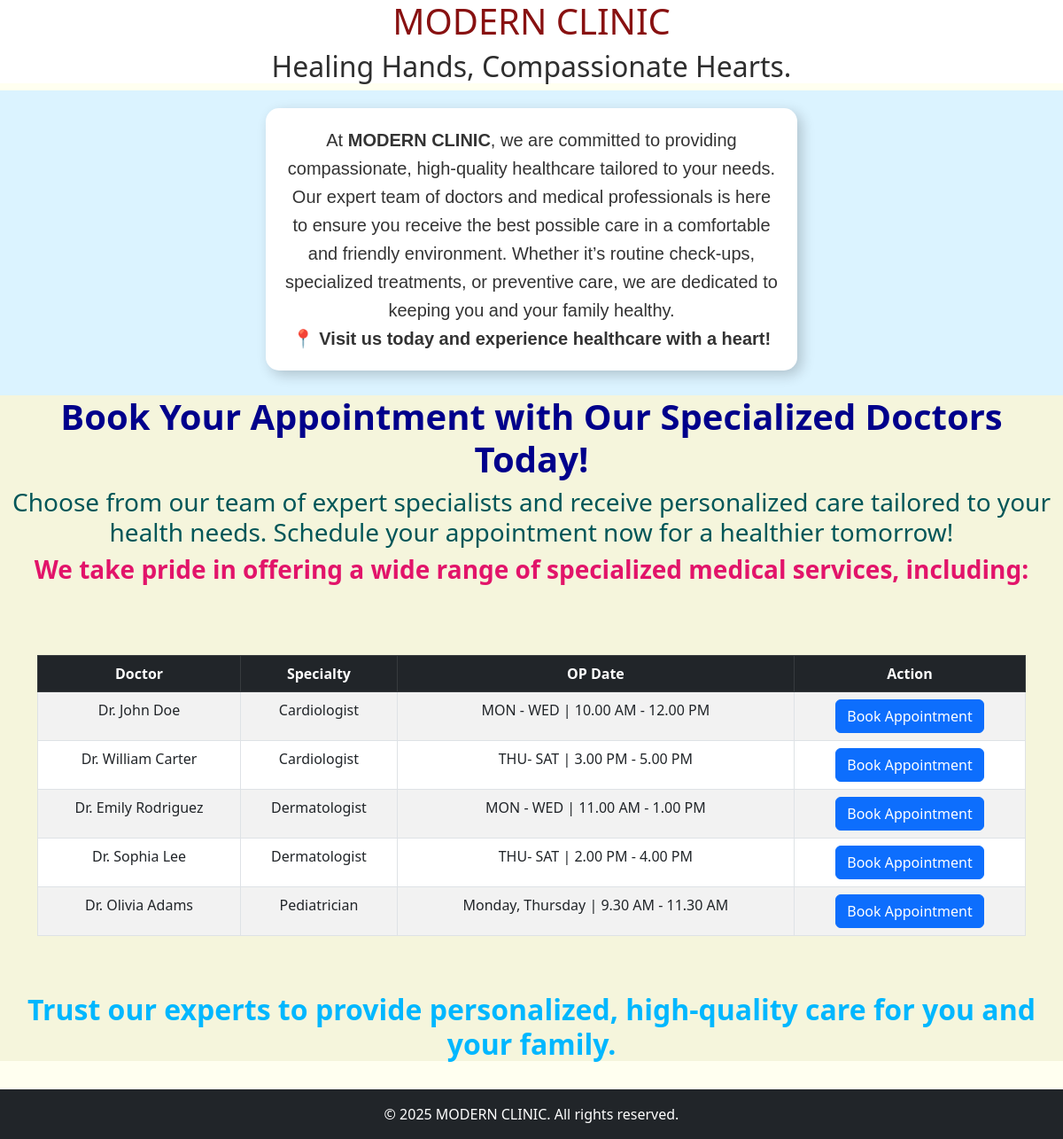
The app's page /booking/home/, older data.
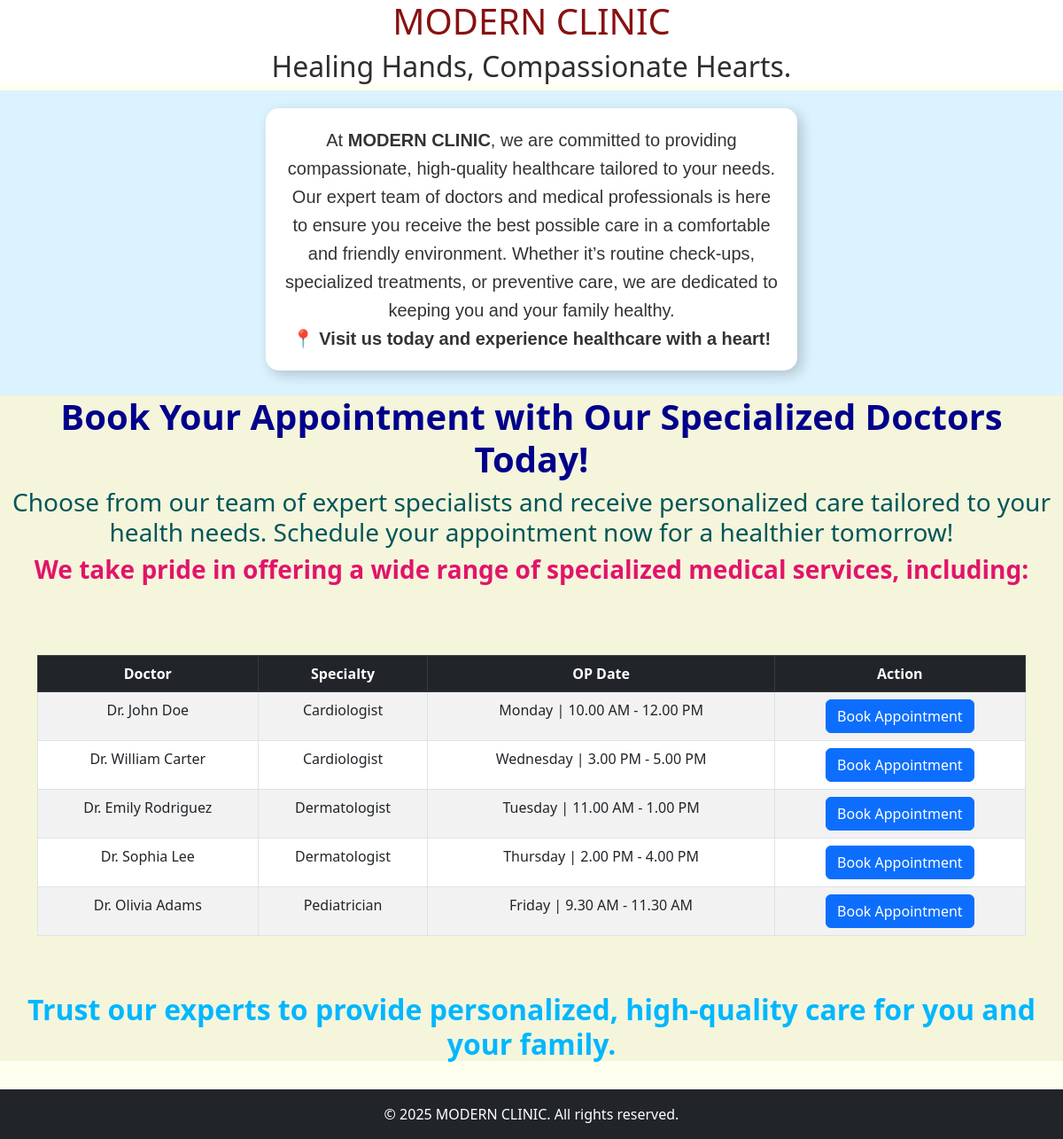
The same page, newer data.
### booking/models.py (models this page shows, shortened)
class TeamofDoctors(models.Model):
    name = models.CharField(max_length=50,null=True,blank=True)
    specialization = models.CharField(max_length=50,null=True,blank=True)
    op_date = models.CharField(max_length=250,null=True,blank=True)

### booking/views.py (the view)
# urls.py: path('home/',views.home,name="home"),
def home(request):
    data = TeamofDoctors.objects.all
    return render(request,"booking/home.html",{'data':data})

### booking/templates/booking/home.html (shortened to what this page needs)
<!DOCTYPE html>
<html lang="en">
<head>
    <link rel="stylesheet" href="https://cdn.jsdelivr.net/npm/bootstrap@5.3.0/dist/css/bootstrap.min.css">
</head>
<body style="background-color: ivory;">
    <div style="text-align: center;background-color: rgb(255, 255, 255);">
        <h1 style="color: rgb(136, 17, 17);">MODERN CLINIC</h1>
        <H2 style="color: rgb(46, 46, 46);font-family:inherit;">Healing Hands, Compassionate Hearts.</H2>
    </div>
    {% block content %}
    <div style="
    background-color: rgb(219, 243, 255);
    display: flex;
    justify-content: center;
    align-items: center;
    padding: 20px;
">
        <h3 style="
        background: white;
        padding: 20px;
        border-radius: 15px;
        box-shadow: 5px 5px 15px rgba(0, 0, 0, 0.2);
        max-width: 600px;
        text-align: center;
        font-family: Arial, sans-serif;
        color: #333;
        line-height: 1.6;
        font-size: 20px;
    ">
            At <strong>MODERN CLINIC</strong>, we are committed to providing compassionate,
            high-quality healthcare tailored to your needs. Our expert team of doctors and medical professionals
            is here to ensure you receive the best possible care in a comfortable and friendly environment.
            Whether it’s routine check-ups, specialized treatments, or preventive care,
            we are dedicated to keeping you and your family healthy. <br>
            📍 <strong>Visit us today and experience healthcare with a heart!</strong>
        </h3>
    </div>
    <div style="background-color: beige;text-align: center;">
       <h1 style="color: darkblue;"><strong>Book Your Appointment with Our Specialized Doctors Today!</strong></h1>
       <h3 style="color: rgb(0, 86, 88);">Choose from our team of expert specialists and receive personalized care tailored to your health needs.
        Schedule your appointment now for a healthier tomorrow!</h3>
        <h3 style="color:rgb(226, 20, 106)"><strong>We take pride in offering a wide range of specialized medical services, including:</strong></h3><br><br>
        <div class="container mt-4">
            <table class="table table-bordered table-striped">
                <thead class="table-dark">
                    <tr>
                        <th>Doctor</th>
                        <th>Specialty</th>
                        <th>OP Date</th>
                        <th>Action</th>
                    </tr>
                </thead>
                <tbody>
                    {% for doctor in  data %}
                    <tr>
                        <td>{{doctor.name}}</td>
                        <td>{{doctor.specialization}}</td>
                        <td>{{doctor.op_date}}</td>
                        <td><a href="{% url 'appointment' doctor_id=doctor.id %}"><button class="btn btn-primary">Book Appointment</button></a></td>
                    </tr>
                    {% endfor %}
                </tbody>
            </table>
        </div><br><br>
        <h2 style="color: rgb(0, 183, 255);"><strong>Trust our experts to provide personalized, high-quality care for you and your family.</strong></h2>
    </div><br>
    <footer class="text-center py-3 bg-dark text-white">
        &copy; 2025 MODERN CLINIC. All rights reserved.
    </footer>
{% endblock %}
</body>
</html>

Row changes from the older to the newer data that the page shows:
changed TeamofDoctors "Dr. John Doe": op_date "MON - WED | 10.00 AM - 12.00 PM" → "Monday | 10.00 AM - 12.00 PM"
changed TeamofDoctors "Dr. William Carter": op_date "THU- SAT | 3.00 PM - 5.00 PM" → "Wednesday | 3.00 PM - 5.00 PM"
changed TeamofDoctors "Dr. Emily Rodriguez": op_date "MON - WED | 11.00 AM - 1.00 PM" → "Tuesday | 11.00 AM - 1.00 PM"
changed TeamofDoctors "Dr. Sophia Lee": op_date "THU- SAT | 2.00 PM - 4.00 PM" → "Thursday | 2.00 PM - 4.00 PM"
changed TeamofDoctors "Dr. Olivia Adams": op_date "Monday, Thursday | 9.30 AM - 11.30 AM" → "Friday | 9.30 AM - 11.30 AM"
